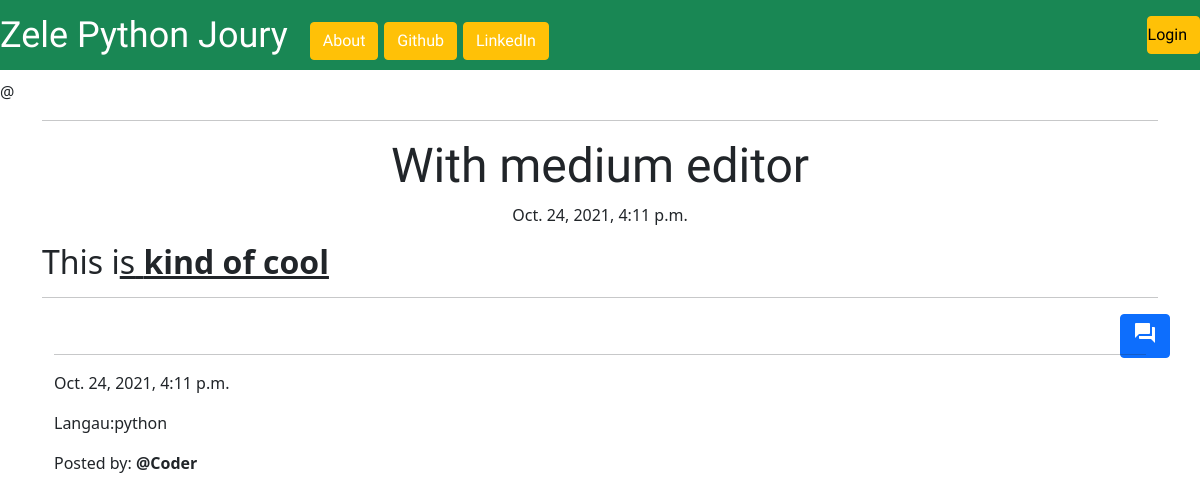
The page /post/8/ on the database as committed earlier.
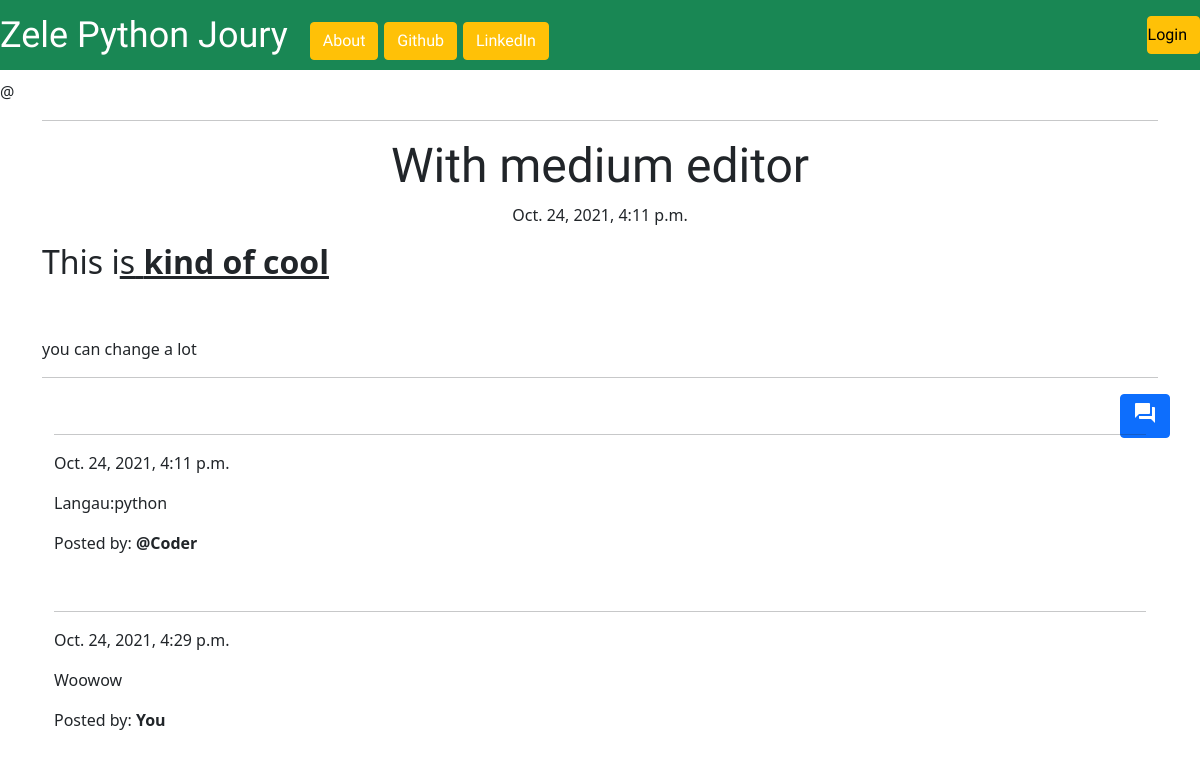
The same page on the database as committed later.
### blog_app/models.py (models this page shows, shortened)
class Post(models.Model):
    author = models.ForeignKey('auth.User', on_delete=models.CASCADE)
    title = models.CharField(max_length=200)
    text = models.TextField()
    created_date = models.DateTimeField(default=timezone.now)
    published_date = models.DateTimeField(blank=True, null=True)

class Comment(models.Model):
    post = models.ForeignKey('blog_app.Post', related_name='comments', on_delete=models.CASCADE)
    author = models.CharField(max_length=200)
    text = models.TextField()
    created_date = models.DateTimeField(default=timezone.now)
    approved_comment = models.BooleanField(default=False)

### blog_app/views.py (the view)
# urls.py: url(r'post/(?P<pk>\d+)/$', views.PostDetailView.as_view(), name='post_detail'),
class PostDetailView(DetailView):
    model = Post

### blog_app/templates/blog_app/post_detail.html (shortened to what this page needs)
{% extends 'base.html' %}
{% block content %}
        <hr>
        <h1 class='posttitle loader'>{{ post.title }}</h1>
        {% if post.published_date %}
            <div class="date postdate">
                {{ post.published_date }}
            </div>
        {% else %}
            <a class="btn btn-success" href="{% url 'blog_app:post_publish' pk=post.pk %}"><span class="material-icons">check_box</span></a>
        {% endif %}
      <p class='postcontent' >{{ post.text|safe|linebreaksbr }}</p>
  <hr>
  <a class="btn btn-primary btn-comment" href="{% url 'blog_app:add_comment_to_post' pk=post.pk %}"><span class="material-icons">question_answer</span></a>
  <div class="container">
  {% for comment in post.comments.all %}
  <br>
  <hr>
      {% if user.is_authenticated or comment.approved_comment %}
              {{ comment.created_date }}
          <p>{{ comment.text|safe|linebreaks }}</p>
          <p>Posted by: <strong>{{ comment.author }}</strong></p>
      {% endif %}
  {% empty %}
      <p>No comments posted.</p>
  {% endfor %}
</div>
{% endblock %}

### templates/base.html (shortened to what this page needs)
<!DOCTYPE html>
{% load staticfiles %}
<html lang="en">
    <head>
        <link href="https://cdn.jsdelivr.net/npm/bootstrap@5.1.3/dist/css/bootstrap.min.css" rel="stylesheet">
        <link rel="stylesheet" href="{% static 'css/blog.css' %}">
        <link rel="stylesheet" href="//cdn.jsdelivr.net/npm/medium-editor@latest/dist/css/medium-editor.min.css" type="text/css" media="screen" charset="utf-8">
</head>
<body style="background-image: url("static/images/pic.jpg");">
  <nav class="nav navbar techfont bg-success custom-navbar">
      <ul class="nav navbar-nav text-white">
        <li>
          <a class='navbar-brand bigbrand bg-success text-white' href="{% url 'blog_app:post_list' %}">Zele Python Joury</a>
          <a class="btn btn-warning  text-white" href="{% url 'about'%}">About</a>
          <a class="btn btn-warning  text-white" href="http://github.com/Zebracode13">Github</a>
          <a class="btn btn-warning  text-white" href="https://www.linkedin.com">LinkedIn</a>
        </li>
      </ul>
      <ul class="nav navbar-nav navbar-right">
        {% if user.is_authenticated %}
        <li class="nav-pill">
            <a class="btn btn-warning text-white" href="{% url 'blog_app:post_new' %}" >New Post</a>
            <a class="btn btn-warning text-white" href="{% url 'blog_app:post_draft_list' %}">Drafts</a>
            <a class="btn btn-warning text-white" href="{% url 'logout' %}" >Log out</a>
        </li>
        {% else %}
        <li class="nav-pill">
          <a class='nav navbar-right btn btn-warning' ' href="{% url 'login' %}" >Login</a>
        </li>
        {% endif %}
      </ul>
</nav>
<p><a >@{{user.username }}</a></p>
  <div class="container loader">
      {% block content %}
      {% endblock %}
    </div>
</body>
</html>

### static/css/blog.css (style rules this page uses)
body { background-image: images("static/images/pic.jpg"); }
.techfont { font-family: 'Russo One', sans-serif; font-size: 1.5em; margin-bottom: 10px; }
.postdate { text-align: center; }
.posttitle { font-family: 'Russo One', sans-serif; font-size: 3em; text-align: center; }
.postcontent { font-family: 'Montserrat'; font-size: 1.5em; }
.btn-comment { position: absolute; right: 0px; }
.bigbrand { font-size: 1.5em; }
.loader { filter:hue-rotate(0deg); color: linear-gradient(45deg,#0f8,#08f); animation:hue 5000ms infinite linear; }

Rows that differ between the two databases and show on the page:
changed Post "With medium editor": text "This i s kind of cool" → "This i s kind of cool you can change a lot"
added Comment: created_date "Oct. 24, 2021, 4:29 p.m.", text "Woowow", author "You"
